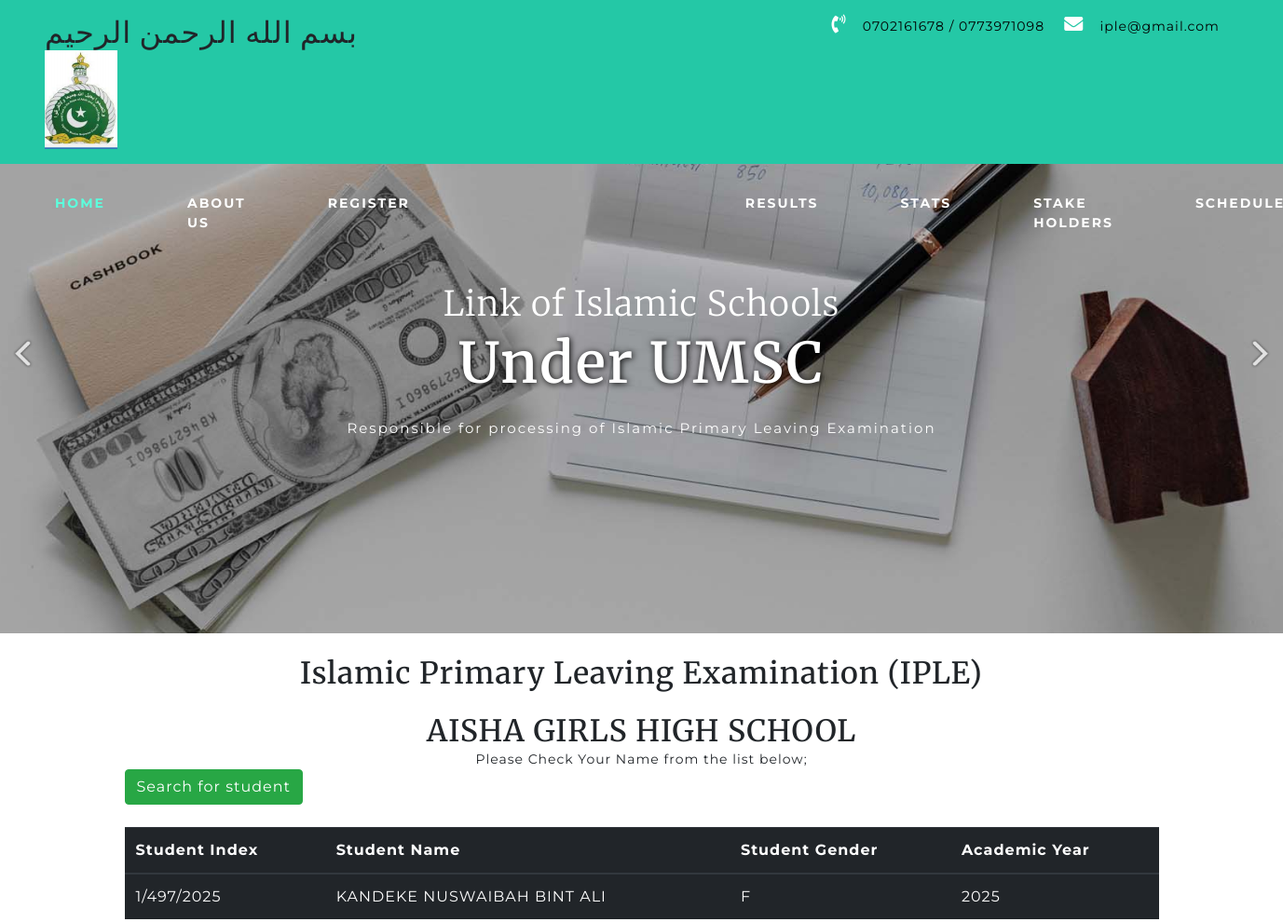
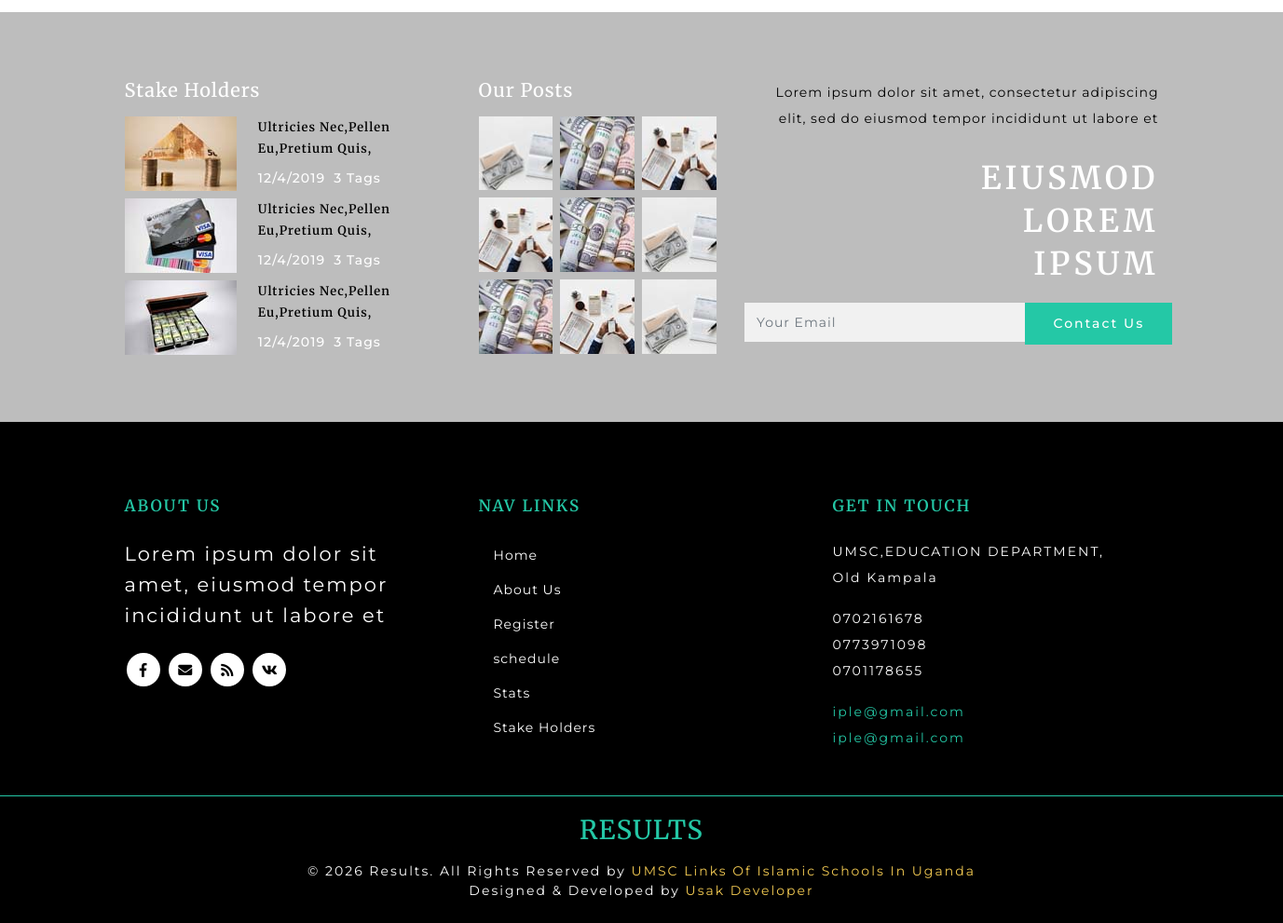
The page /school/1/ on the database its author committed (2 pictures, top to bottom).
### resultsapp/models.py (models this page shows, shortened)
class School(models.Model):
    name = models.CharField(max_length=255)
    code = models.CharField(max_length=20, unique=True)
    location = models.CharField(max_length=255)
    district = models.CharField(max_length=100)
    school_logo = models.FileField(upload_to='pics')
    police_station = models.CharField(max_length=255)
    head_teacher_name = models.CharField(max_length=255)
    contact = models.CharField(max_length=100)
    dos_theology_name = models.CharField(max_length=255)

class Student(models.Model):
    GENDER = (
        ("M", "Male"),
        ("F", "Female"),
    )
    school = models.ForeignKey(School, on_delete=models.CASCADE)
    full_name = models.CharField(max_length=255)
    student_image = models.FileField(upload_to='pics')
    index_number = models.CharField(max_length=30, unique=True)
    gender = models.CharField(max_length=1, choices=GENDER)
    year = models.IntegerField()
    quran_marks = models.IntegerField()
    quran_grade = models.IntegerField()
    fighu_marks = models.IntegerField()
    fighu_grade = models.IntegerField()
    lugha_marks = models.IntegerField()
    lugha_grade = models.IntegerField()
    tarbia_marks = models.IntegerField()
    tarbia_grade = models.IntegerField()
    division = models.IntegerField()

### resultsapp/views.py (the view)
# urls.py: path('school/<int:school_id>/',views.manage_single_school,name="school"),
def manage_single_school(request, school_id):
    get_single_school = get_school(school_id)
    context={
        "get_single_school":get_single_school,
    }
    return render(request, 'resultsapp/school.html', context)

### resultsapp/schools_selector.py (called while the page is built)
def get_school(school_id):
    return School.objects.get(pk=school_id)

### resultsapp/templates/resultsapp/school.html (shortened to what this page needs)
{% extends 'resultsapp/main.html' %}
{% load static %}
{% block content %}
<br>
<div class="container">
    <center>
  <h2>Islamic Primary Leaving Examination (IPLE)</h2>
  <br>
  <h2>{{ get_single_school.name }}</h2>
  <p>Please Check Your Name from the list below;</p>
    </center>
    <a href="{% url 'student' %}" button type="submit" class="btn btn-success">
         Search for student</a>
      <br>
      <br>
  <table class="table table-dark table-hover">
    <thead>
      <tr>
        <th>Student Index</th>
        <th>Student Name</th>
        <th>Student Gender </th>
        <th>Academic Year</th>
      </tr>
    </thead>
    <tbody>
    {% for student in get_single_school.student_set.all %}
      <tr>
        <td><a href="{% url 'passslip' student.id %}">{{ student.index_number }}</a></td>
        <td><a href="{% url 'passslip' student.id %}">{{ student.full_name }}</a></td>
        <td><a href="{% url 'passslip' student.id %}">{{ student.gender }}</a></td>
        <td><a href="{% url 'passslip' student.id %}">{{ student.year }}</a></td>
      </tr>
    {% endfor %}
    </tbody>
  </table>
</div>
{% endblock content %}

### resultsapp/static/css/style.css (style rules this page uses)
html, body { padding: 0; margin: 0; background: #fff; letter-spacing: 1px; font-family: 'Montserrat', sans-serif; }
body a { outline: none; transition: 0.5s all; -webkit-transition: 0.5s all; -moz-transition: 0.5s all; -o-transition: 0.5s all; -ms-transition: 0.5s all; text-decoration: none; }
h1, h2, h3, h4, h5, h6 { margin: 0; padding: 0; font-family: 'Merriweather', serif; letter-spacing: 1px; }
p { margin: 0; padding: 0; letter-spacing: 1px; font-family: 'Montserrat', sans-serif; font-size:14px; }
a { color: #fff; text-decoration: none; }

### rows shown on the page
School: name "AISHA GIRLS HIGH SCHOOL"
Student: index_number "1/497/2025", full_name "KANDEKE NUSWAIBAH BINT ALI", gender "F", year "2025"
